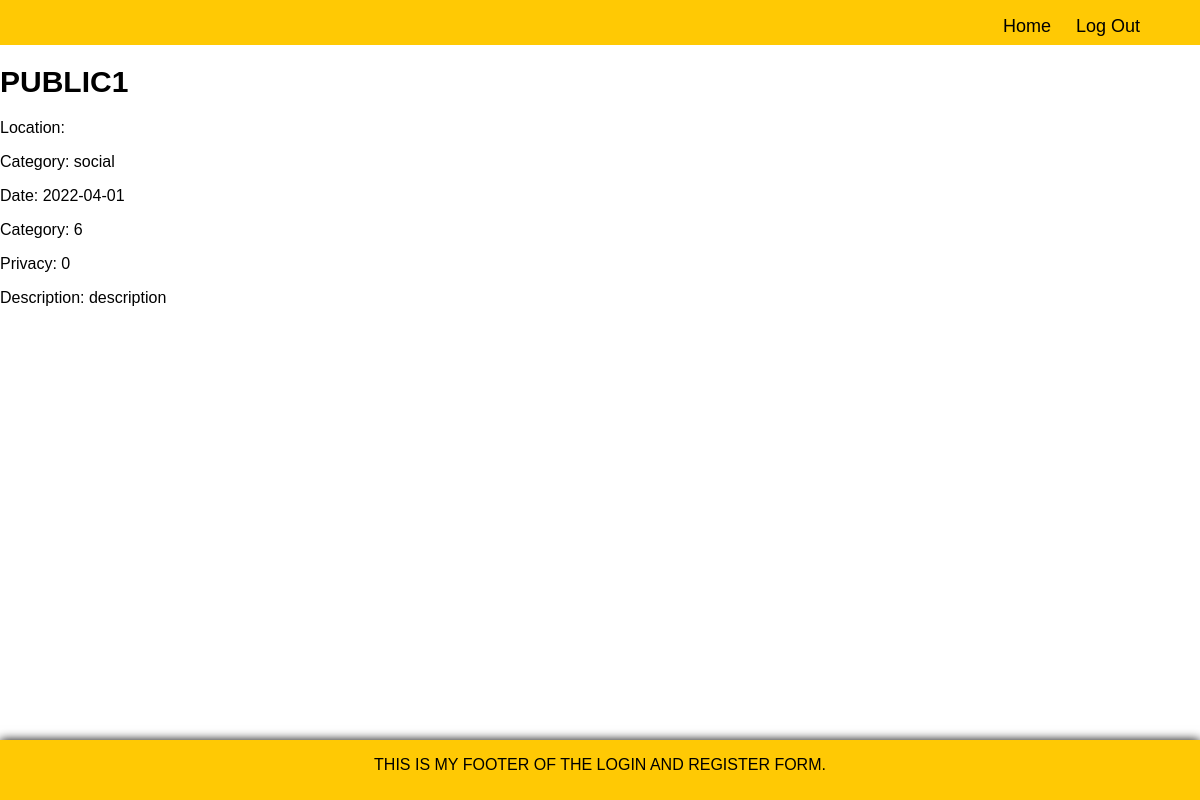
The app's page /event_page.php?eventId=1 with its own data.
### tables this page shows
CREATE TABLE event (
	eventId int AUTO_INCREMENT,
    eventName varchar(255) NOT NULL UNIQUE,
    eventCategory varchar(255) NOT NULL,
    eventDescription varchar(255),
    eventDate date NOT NULL,
    eventTime int NOT NULL,
    eventLocationId int NOT NULL,
    eventContactPhone varchar(11) NOT NULL,
    eventContactEmail varchar(255) NOT NULL,
    eventUnivId int not NULL,
    eventPrivacy tinyint not NULL,
    eventRsoId int,
    PRIMARY KEY (eventId),
    FOREIGN KEY (eventLocationId) REFERENCES location (locationId) ON DELETE CASCADE,
    UNIQUE (eventDate, eventTime, eventLocationId)
);

### event_page.php (the view, shortened to what this page needs)
<?php
    require_once 'includes/header.php';
?>
<?php
    $eid = $_GET['eventId'];
    $get_event = "SELECT * FROM event WHERE eventId = $eid";
    $result = mysqli_query($db, $get_event);
    $event_info = mysqli_fetch_array($result);
    $event_name= $event_info['eventName'];
    $event_location = $event_info['eventLocation'];
    $event_category = $event_info['eventCategory'];
    $event_date = $event_info['eventDate'];
    $event_time = $event_info['eventTime'];
    $event_privacy = $event_info['eventPrivacy'];
    $event_description = $event_info['eventDescription'];
    $display_block = "
    <h1>$event_name</h1>
    <p> Location: $event_location </p>
    <p> Category: $event_category </p>
    <p> Date: $event_date </p>
    <p> Category: $event_time </p>
    <p> Privacy: $event_privacy </p>
    <p> Description: $event_description </p>
    ";
     print $display_block;
?>
<?php
    require_once 'includes/footer.php';
?>

### style.css (style rules this page uses)
html { width: 100%; height: 100%; font-family: Helvetica, Arial, sans-serif; }
body { padding: 0; margin: 0; }
h1 { text-transform: uppercase; font-size: 30px; }

### records on screen
event: eventName "PUBLIC1", eventCategory "social", eventDate "2022-04-01", eventTime "6", eventPrivacy "0", eventDescription "description"
